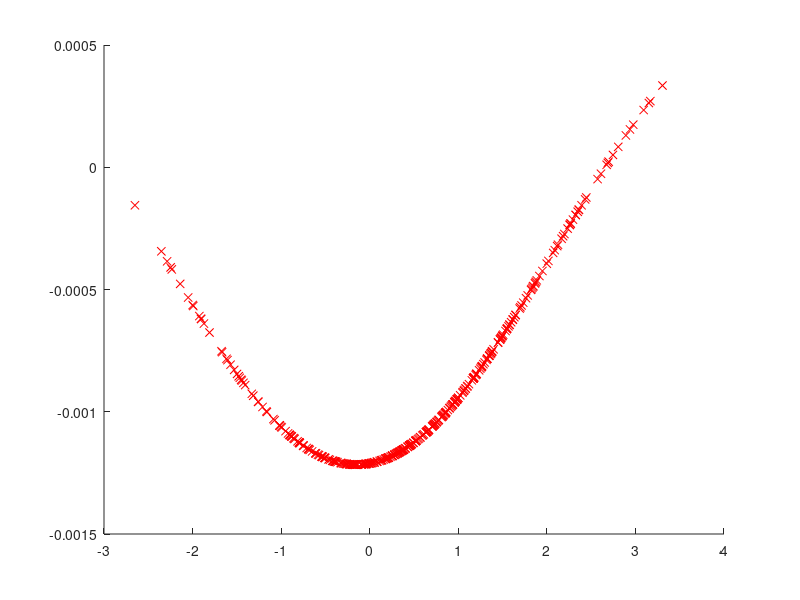

Source code (MATLAB):
%最小二乘密度差估计法

clc,clear,close all
n=200;
x=randn(n,1);
y=randn(n,1)+1;

hhs=2*[0.5 1 3].^2;
ls=10.^[-2 -1 0];
m=5;
x2=x.^2;
xx=repmat(x2,1,n)+repmat(x2',n,1)-2*x*x';% 计算x的距离矩阵
y2=y.^2;
yx=repmat(y2,1,n)+repmat(x2',n,1)-2*y*x';

u=floor(m*[0:n-1]/n)+1;% 生成分组索引u
u=u(randperm(n));
v=floor(m*[0:n-1]/n)+1;
v=v(randperm(n));

g=zeros(length(hhs),length(ls),m); % 初始化g矩阵
for hk=1:length(hhs)% 遍历所有核宽度参数
    hh=hhs(hk); % 当前核宽度参数
    k=exp(-xx/hh); % 计算核矩阵k
    r=exp(-yx/hh);
    U=(pi*hh/2)^(1/2)*exp(-xx/(2*hh));
    for i=1:m % 计算核矩阵k
        vh=mean(k(u~=i,:))'-mean(k(v~=i,:))';
        z=mean(k(u==i,:))-mean(r(v==i,:));
        for lk=1:length(ls)
            l=ls(lk);
            a=(U+l*eye(n))\vh;
            g(hk,lk,i)=a'*U*a-2*z*a;
        end
    end
end

[gl,ggl]=min(mean(g,3),[],2); % 计算g的均值并找到最小值
[ghl,gghl]=min(gl);
L=ls(ggl(gghl)); % 最优的正则化参数
HH=hhs(gghl);
k=exp(-xx/HH); % 使用最优参数计算核矩阵k
r=exp(-yx/HH);

U=(pi*HH/2)^(1/2)*exp(-xx/(2*HH));
a=(U+L*eye(n))\vh;
s=[k;r]*a;
L2=2*a'*vh-a'*U*a;

figure(1);clf;hold on;plot([x;y],s,'rx');